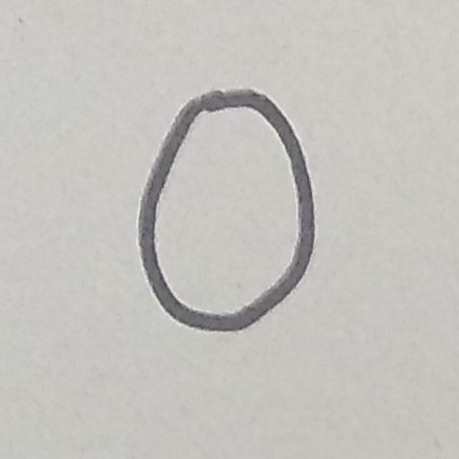
#> input picture digits/0.jpeg, 459 x 459 px, found by its file name; its folder holds 4 pictures in this run
$ python temp.py
#> lines starting #> are read from the running program, lines starting #| are printed output that depends on the picture; after the words box and inside, x2 and y2 are one past the last pixel; in counts of white or black regions, pixels touching at a corner belong together
# -*- coding: utf-8 -*-
"""
image preprocessing
"""
#importing librabry
import os
import numpy as np
import matplotlib.pyplot as plt
import matplotlib.image as mpimg
import cv2

# defining global variable path
image_path = "C:/Users/chaya/Desktop/mini"

'''function to load folder into arrays and
then it returns that same array'''
def loadImages(path):
    # Put files into lists and return them as one list of size 4
    image_files = sorted([os.path.join(path, 'digits', file)
         for file in os.listdir(path + "/digits") if      file.endswith('.jpeg')])
    return image_files


#second step:resizing

# Display one image
def display_one(a, title1 = "Original"):
    plt.imshow(a), plt.title(title1)
    plt.xticks([]), plt.yticks([])
    plt.show()

 # Display two images
def display(a, b, title1 = "Original", title2 = "Edited"):
    plt.subplot(121), plt.imshow(a), plt.title(title1)
    plt.xticks([]), plt.yticks([])
    plt.subplot(122), plt.imshow(b), plt.title(title2)
    plt.xticks([]), plt.yticks([])
    plt.show()

# Preprocessing
def processing(data):
    # loading image
    # Getting 3 images to work with
    img = [cv2.imread(i, cv2.IMREAD_UNCHANGED) for i in data[:3]]
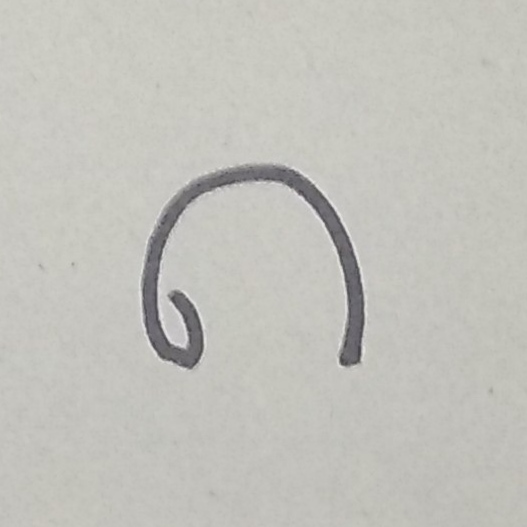
#> input picture digits/1.jpeg, 527 x 527 px, found by its file name
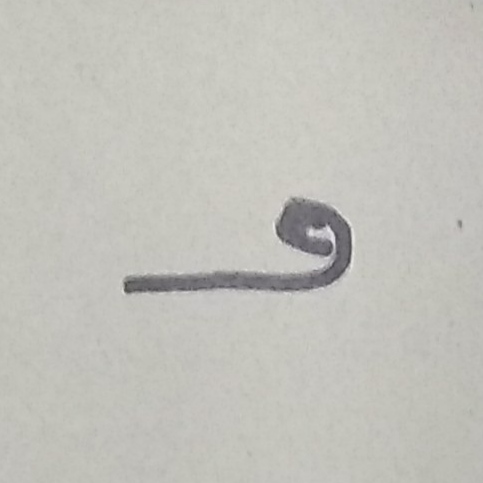
#> input picture digits/2.jpeg, 483 x 483 px, found by its file name
#> img = 3 items
    print('Original size',img[0].shape)
#| Original size (459, 459, 3)
    # --------------------------------
    # setting dim of the resize
    height = 220
    width = 220
    dim = (width, height)
    res_img = []
    for i in range(len(img)):
        res = cv2.resize(img[i], dim, interpolation=cv2.INTER_LINEAR)
        res_img.append(res)
#> this loop made 3 passes
#> after the loop, res_img = 3 items
    # Checcking the size
    print("RESIZED", res_img[1].shape)
#| RESIZED (220, 220, 3)
    # Visualizing one of the images in the array
    original = res_img[1]
    display_one(original)

    # ----------------------------------
    # Remove noise
    # Gaussian
    no_noise = []
    for i in range(len(res_img)):
        blur = cv2.GaussianBlur(res_img[i], (5, 5), 0)
        no_noise.append(blur)
#> after the loop, no_noise = 3 items


    image = no_noise[1]
    display(original, image, 'Original', 'Blured')
   #---------------------------------
   # Segmentation
    gray = cv2.cvtColor(image, cv2.COLOR_RGB2GRAY)
    ret, thresh = cv2.threshold(gray, 0, 255, cv2.THRESH_BINARY_INV + cv2.THRESH_OTSU)
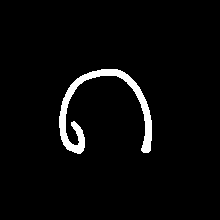
#> thresh: shape (220, 220); 3.5% white; 1 white region, box (x1, y1, x2, y2) and area: (59, 69, 152, 154) 1691
#> ret = 156

    # Displaying segmented images
    display(original, thresh, 'Original', 'Segmented')

    # Further noise removal
    kernel = np.ones((3, 3), np.uint8)
    opening = cv2.morphologyEx(thresh, cv2.MORPH_OPEN, kernel, iterations=2)
#> opening: shape (220, 220); 3.4% white; 1 white region, box (x1, y1, x2, y2) and area: (59, 69, 152, 153) 1666

    # sure background area
    sure_bg = cv2.dilate(opening, kernel, iterations=3)
#> sure_bg: shape (220, 220); 7.3% white; 1 white region, box (x1, y1, x2, y2) and area: (56, 66, 155, 156) 3514

    # Finding sure foreground area
    dist_transform = cv2.distanceTransform(opening, cv2.DIST_L2, 5)
    ret, sure_fg = cv2.threshold(dist_transform, 0.7 * dist_transform.max(), 255, 0)
#> sure_fg: shape (220, 220) float32; 0.37% white in thin lines or dots, all inside (x1, y1, x2, y2) = (62, 72, 149, 150)
#> ret = 3.5

    # Finding unknown region
    sure_fg = np.uint8(sure_fg)
    unknown = cv2.subtract(sure_bg, sure_fg)
#> unknown: shape (220, 220); 6.9% white; 1 white region, box (x1, y1, x2, y2) and area: (56, 66, 155, 156) 3337

    #Displaying segmented back ground
    display(original, sure_bg, 'Original', 'Segmented Background')


    # Marker labelling
    ret, markers = cv2.connectedComponents(sure_fg)
#> markers: shape (220, 220) int32; 32 distinct labels, from 0 to 31
#> ret = 32

    # Add one to all labels so that sure background is not 0, but 1
    markers = markers + 1
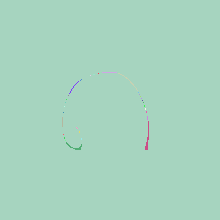
#> markers: shape (220, 220) int32; 32 distinct labels, from 1 to 32; one colour per label, 0 black

    # Now, mark the region of unknown with zero
    markers[unknown == 255] = 0
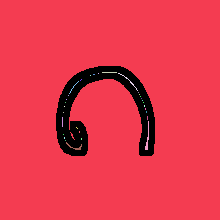
#> markers: shape (220, 220) int32; 33 distinct labels, from 0 to 32; one colour per label, 0 black

    markers = cv2.watershed(image, markers)
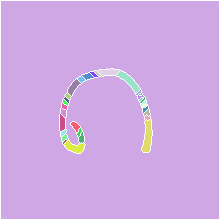
#> markers: shape (220, 220) int32; 33 distinct labels, from -1 to 32; one colour per label, 0 black, -1 white
    image[markers == -1] = [255, 0, 0]
#> image: shape (220, 220, 3); mean of channels 0, 1, 2 190.4, 188.6, 189.1

    # Displaying markers on the image
    display(image, markers, 'Original', 'Marked')

    #to grey scale image
    gray = cv2.cvtColor(original, cv2.COLOR_BGR2GRAY)
    display(original, gray, 'Original', 'grey scale')

    #gray scale to binary
    thresh = 127
    im_bw = cv2.threshold(original, thresh, 255, cv2.THRESH_BINARY)[1]
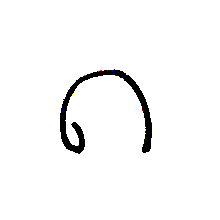
#> im_bw: shape (220, 220, 3); mean of channels 0, 1, 2 247.4, 247.4, 247.4; drawn as B, G, R
    display(original, im_bw, 'gray scale', 'binarised')


def main():
    # calling global variable
    global image_path
    '''The var Dataset is a list with all images in the folder '''
    dataset = loadImages(image_path)

    print("List of files the first 3 in the folder:\n",dataset[:3])
    print("--------------------------------")

    # sending all the images to pre-processing
    pro = processing(dataset)

main()
